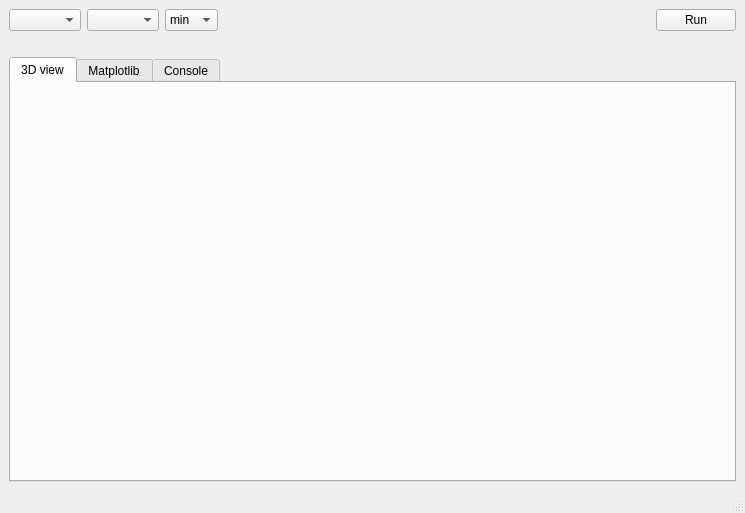
<?xml version="1.0" encoding="UTF-8"?>
<ui version="4.0">
 <class>MainWindow</class>
 <widget class="QMainWindow" name="MainWindow">
  <property name="geometry">
   <rect>
    <x>0</x>
    <y>0</y>
    <width>745</width>
    <height>513</height>
   </rect>
  </property>
  <property name="windowTitle">
   <string>MainWindow</string>
  </property>
  <widget class="QWidget" name="centralwidget">
   <layout class="QVBoxLayout" name="verticalLayout">
    <item>
     <layout class="QGridLayout" name="gridLayout">
      <item row="0" column="0">
       <widget class="QComboBox" name="functions"/>
      </item>
      <item row="1" column="0" colspan="2">
       <widget class="QLabel" name="result">
        <property name="text">
         <string/>
        </property>
       </widget>
      </item>
      <item row="0" column="1">
       <widget class="QComboBox" name="algorithm"/>
      </item>
      <item row="0" column="4">
       <widget class="QPushButton" name="pushButton">
        <property name="text">
         <string>Run</string>
        </property>
       </widget>
      </item>
      <item row="0" column="2">
       <widget class="QComboBox" name="minMax">
        <item>
         <property name="text">
          <string>min</string>
         </property>
        </item>
        <item>
         <property name="text">
          <string>max</string>
         </property>
        </item>
       </widget>
      </item>
      <item row="0" column="3">
       <spacer name="horizontalSpacer">
        <property name="orientation">
         <enum>Qt::Horizontal</enum>
        </property>
        <property name="sizeHint" stdset="0">
         <size>
          <width>40</width>
          <height>20</height>
         </size>
        </property>
       </spacer>
      </item>
     </layout>
    </item>
    <item>
     <layout class="QGridLayout" name="gridLayout_2"/>
    </item>
    <item>
     <widget class="QTabWidget" name="tabWidget">
      <property name="currentIndex">
       <number>0</number>
      </property>
      <widget class="QWidget" name="tab">
       <attribute name="title">
        <string>3D view</string>
       </attribute>
       <layout class="QVBoxLayout" name="verticalLayout_3">
        <property name="leftMargin">
         <number>0</number>
        </property>
        <property name="topMargin">
         <number>0</number>
        </property>
        <property name="rightMargin">
         <number>0</number>
        </property>
        <property name="bottomMargin">
         <number>0</number>
        </property>
        <item>
         <layout class="QVBoxLayout" name="verticalLayout_2"/>
        </item>
       </layout>
      </widget>
      <widget class="QWidget" name="tab_2">
       <attribute name="title">
        <string>Matplotlib</string>
       </attribute>
       <layout class="QHBoxLayout" name="horizontalLayout">
        <item>
         <layout class="QVBoxLayout" name="verticalLayout_4"/>
        </item>
       </layout>
      </widget>
      <widget class="QWidget" name="tab_3">
       <attribute name="title">
        <string>Console</string>
       </attribute>
       <layout class="QVBoxLayout" name="verticalLayout_6">
        <property name="leftMargin">
         <number>0</number>
        </property>
        <property name="topMargin">
         <number>0</number>
        </property>
        <property name="rightMargin">
         <number>0</number>
        </property>
        <property name="bottomMargin">
         <number>0</number>
        </property>
        <item>
         <layout class="QVBoxLayout" name="verticalLayout_5"/>
        </item>
       </layout>
      </widget>
     </widget>
    </item>
   </layout>
  </widget>
  <widget class="QStatusBar" name="statusbar"/>
 </widget>
 <resources/>
 <connections/>
</ui>
